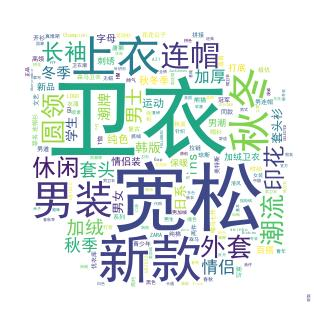

Write Python code to recreate this figure.
import jieba
from wordcloud import WordCloud, STOPWORDS
from imageio import imread

with open("标题.txt", "r", encoding="utf8") as f:
    contents = f.read()
print("contents变量的类型：", type(contents))

# 使用jieba分词，获取词的列表
contents_cut = jieba.cut(contents)
print("contents_cut变量的类型：", type(contents_cut))
contents_list = " ".join(contents_cut)
print("contents_list变量的类型：", type(contents_list))

# 制作词云图，collocations避免词云图中词的重复，mask定义词云图的形状，图片要有背景色
wc = WordCloud(stopwords=STOPWORDS.add("一个"), collocations=False,
               background_color="white",
               font_path=r"C:\Windows\Fonts\simhei.ttf",
               width=1080, height=1920, random_state=42,
               mask=imread('sample.jpg', pilmode="RGB"))
wc.generate(contents_list)
# 要读取的形状的图片
wc.to_file("词云图.jpg")
